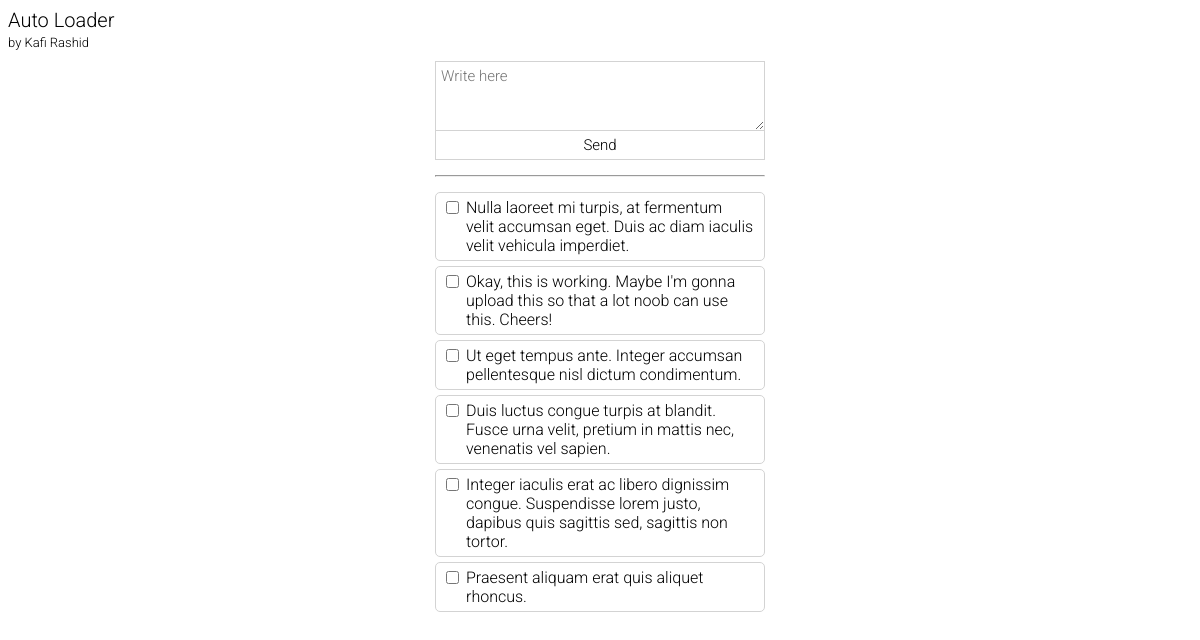
The page / on the database its author committed.
### tables this page shows
CREATE TABLE `texts` (
  `id` int(11) NOT NULL,
  `text` varchar(500) NOT NULL
);

### index.php (the view, shortened to what this page needs)
<?php
	$dbcon = mysqli_connect('localhost', 'root', '', 'auto_loader');
	$result_init = mysqli_query($dbcon, "SELECT * FROM (SELECT * FROM texts ORDER BY id DESC LIMIT 6) tb ORDER BY id ASC");
	$data = array();
?>
<!DOCTYPE html>
<html>
<head>
	<link rel="stylesheet" type="text/css" href="style.css">
</head>
<body>
	<p class="header">Auto Loader</p>
	<span>by Kafi Rashid</span>
	<div class="center">
		<div id="sender">
			<textarea id="text" placeholder="Write here"></textarea>
			<button id="send">Send</button>
		</div>
		<hr>
		<div id="container">
			<?php
				while($text_init = mysqli_fetch_array($result_init)) $data[] = $text_init;
				$data = array_reverse($data,true);
				foreach($data as $d) echo "<div class='text'><input type='checkbox'>" . $d[1] . "</div>";
			?>
		</div>
	</div>
</body>
</html>

### style.css (style rules this page uses)
* { box-sizing: border-box; -o-box-sizing: border-box; -ms-box-sizing: border-box; -moz-box-sizing: border-box; -webkit-box-sizing: border-box; font-family: 'Roboto', sans-serif; font-weight: 300; font-style: normal; }
html, p { padding: 0; margin: 0; }
p { font-size: 20px; }
span { font-size: 13px; }
.center { padding: 10px; width: 350px; margin: 0 auto; position: relative; }
hr { margin: 15px 0; }
textarea, button { border: thin solid lightgray; background-color: transparent; width: 100%; font-size: 15px; margin: 0; padding: 5px; }
textarea { resize: vertical; min-height: 70px; margin-bottom: -5px; }
.text { background-color: white; border: thin solid lightgray; border-radius: 5px; padding: 5px 10px 5px 30px; margin-bottom: 5px; }
input[type='checkbox'] { margin: 3px 0 0 -20px; position: absolute; }

### rows shown on the page
texts: text "Nulla laoreet mi turpis, at fermentum velit accumsan eget. Duis ac diam iaculis velit vehicula imperdiet."
texts: text "Okay, this is working. Maybe I'm gonna upload this so that a lot noob can use this. Cheers!"
texts: text "Ut eget tempus ante. Integer accumsan pellentesque nisl dictum condimentum."
texts: text "Duis luctus congue turpis at blandit. Fusce urna velit, pretium in mattis nec, venenatis vel sapien."
texts: text "Integer iaculis erat ac libero dignissim congue. Suspendisse lorem justo, dapibus quis sagittis sed, sagittis non tortor."
texts: text "Praesent aliquam erat quis aliquet rhoncus."
